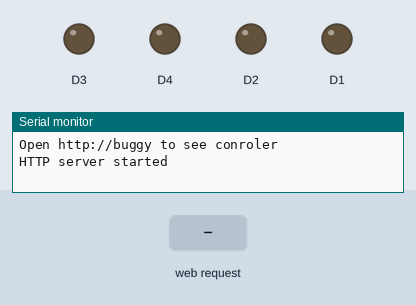
Recording of a sketch running on a simulated ESP8266 (NodeMCU). On the bench: output pins drawn as LEDs (lit = HIGH), the last lines printed to the serial monitor. Inputs (shaded band) come from the test bench. WiFi joins after 1.5 s; servers stay silent unless stated; storage starts empty.

Above: at 1.2 s.
1.3 s: HTTP request GET /drive?t=120 received
At 1.9 s:
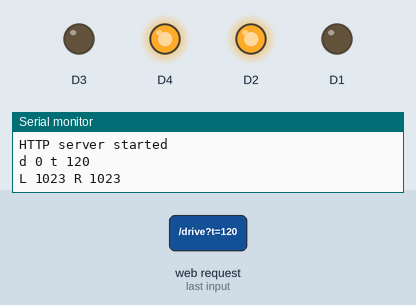
2.8 s: HTTP request GET /drive?d=120&t=120&download=120 received
At 3.1 s:
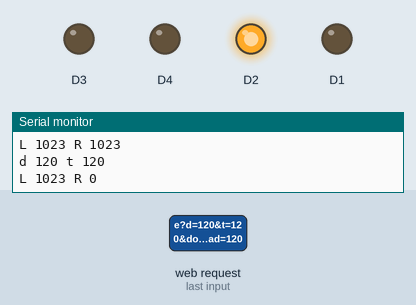
4.3 s: HTTP request GET /drive received
At 5.4 s:
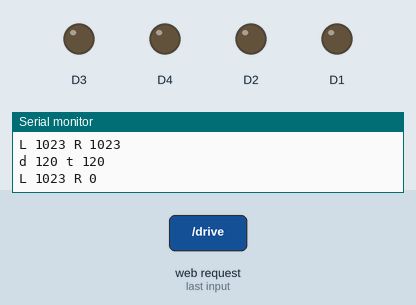
Timing chart, 0 to 7.3 s (numbered marks = the images above; inputs shaded):
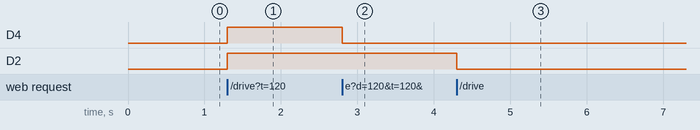

Measured:
- after the input at 1.3 s, D4, D2: LOW → HIGH at once
- after the input at 2.8 s, D4: HIGH → LOW at once
- after the input at 4.3 s, D2: HIGH → LOW at once

The sketch:

esp_mikroe_buggy.ino
```cpp
// (licence header left out)
#include <ESP8266WiFi.h>
#include <WiFiClient.h>
#include <ESP8266WebServer.h>
#include <ESP8266mDNS.h>
#include <FS.h>
#include <Hash.h>
#include "buggy.h"

#define AP_MODE 1
//AP mode 1, WiFi clident 0

//////////////////////
// WiFi Definitions //
//////////////////////
#if AP_MODE
const char WiFiSSID[] = "espbuggy1";
const char WiFiAPPSK[] = "espbuggy1";
#else
const char* ssid = "yourSSIDhere";
const char* password = "yourPASShere";
#endif
const char host[] = "buggy";

ESP8266WebServer server(80);

void drive(){
  int direction = 0, throttle = 0;
  if(server.hasArg("d")) {
    direction = server.arg("d").toInt();
  }
    if(server.hasArg("t")) {
    throttle = server.arg("t").toInt();
  }

  moveBuggy(direction, throttle);

  //Must play nice and return 200OK
  server.send(200, "text/plain", server.arg(0));
}

void setup(void)
{
  setupBuggy();

  Serial.begin(74880);
  Serial.setDebugOutput(true);

#if AP_MODE
  // Turn on AP MODE
  WiFi.mode(WIFI_AP);
  WiFi.softAP(WiFiSSID, WiFiAPPSK);
#else
    //WIFI INIT
  Serial.printf("Connecting to %s\n", ssid);
  if (String(WiFi.SSID()) != String(ssid)) {
    WiFi.begin(ssid, password);
  }

  while (WiFi.status() != WL_CONNECTED) {
    delay(500);
    Serial.print(".");
  }
  Serial.println("");
  Serial.print("Connected! IP address: ");
  Serial.println(WiFi.localIP());
#endif

  server.begin();

  SPIFFS.begin();
  MDNS.begin(host);
  Serial.print("Open http://");
  Serial.print(host);
  Serial.println(" to see conroler");

  //SERVER INIT
  //called when the url is not defined here
  //use it to load content from SPIFFS
  server.onNotFound([](){
    if(!handleFileRead(server.uri()))
      server.send(404, "text/plain", "FileNotFound");
  });

  // REST end point
  server.on("/drive", drive );

  server.begin();
  // Add service to MDNS
  MDNS.addService("http", "tcp", 80);
  Serial.println("HTTP server started");

}

void loop(void)
{
  server.handleClient();
}
```

FSWebServer.ino
```cpp
// (licence header left out)
String getContentType(String filename)
{
  if(server.hasArg("download")) return "application/octet-stream";
  else if(filename.endsWith(".htm")) return "text/html";
  else if(filename.endsWith(".html")) return "text/html";
  else if(filename.endsWith(".css")) return "text/css";
  else if(filename.endsWith(".js")) return "application/javascript";
  else if(filename.endsWith(".png")) return "image/png";
  else if(filename.endsWith(".gif")) return "image/gif";
  else if(filename.endsWith(".jpg")) return "image/jpeg";
  else if(filename.endsWith(".ico")) return "image/x-icon";
  else if(filename.endsWith(".xml")) return "text/xml";
  else if(filename.endsWith(".pdf")) return "application/x-pdf";
  else if(filename.endsWith(".zip")) return "application/x-zip";
  else if(filename.endsWith(".gz")) return "application/x-gzip";
  return "text/plain";
}

bool handleFileRead(String path)
{
  Serial.println("handleFileRead: " + path);
  if(path.endsWith("/")) path += "index.html";
  String contentType = getContentType(path);
  String pathWithGz = path + ".gz";
  if(SPIFFS.exists(pathWithGz) || SPIFFS.exists(path)){
    if(SPIFFS.exists(pathWithGz))
      path += ".gz";
    File file = SPIFFS.open(path, "r");
    size_t sent = server.streamFile(file, contentType);
    file.close();
    return true;
  }
  return false;
}
```

buggy.h
```cpp
// (licence header left out)
#define THROTTLE_THRESHOLD 30
#define THROTTLE_MAX 90
#define PWM_MIN 190
#define PWM_MAX 1023
#define DIRECTION_THRESHOLD 30
#define FULL_PWM_FACTOR 2.55

void setupBuggy();
void stopBuggy();
void moveBuggy(int direction, int throttle);
```

buggy.ino
```cpp
// (licence header left out)
#include "buggy.h"

void setupBuggy()
{
  // We will use these 4 output PWMs
  pinMode(D1, OUTPUT);
  pinMode(D2, OUTPUT);
  pinMode(D3, OUTPUT);
  pinMode(D4, OUTPUT);

  stopBuggy();
}

void stopBuggy()
{
  analogWrite(D1, 0);
  analogWrite(D2, 0);
  analogWrite(D3, 0);
  analogWrite(D4, 0);
}

/* Routine that updates 4 PWM motor drivers based on
 * position of a virtual joystick.
 *
 * direction: -100 - 100
 * throttle: -100 - 100
 */
void moveBuggy(int direction, int throttle)
{
  int movingForward = (throttle > 0);

  if(!movingForward)
    throttle = - throttle; // we should go in reverse -> flip the sign
  if(throttle < THROTTLE_THRESHOLD)
  {
    stopBuggy();
    return;
  }

  int leftPWM = map(throttle, THROTTLE_THRESHOLD, THROTTLE_MAX, PWM_MIN, PWM_MAX);
  int rightPWM = leftPWM;

  if(direction > DIRECTION_THRESHOLD)
    rightPWM = 0;
  if(direction < - DIRECTION_THRESHOLD)
    leftPWM = 0;

  leftPWM = constrain(leftPWM, 0, PWM_MAX);
  rightPWM = constrain(rightPWM, 0, PWM_MAX);

  String m = "d ";
  Serial.println(m + direction + " t " + throttle + "\nL " + leftPWM + " R " + rightPWM);

  // Move
  if(movingForward)
  {
    analogWrite(D1, 0);
    analogWrite(D2, leftPWM);
    analogWrite(D3, 0);
    analogWrite(D4, rightPWM);
  }
  else{
    analogWrite(D1, leftPWM);
    analogWrite(D2, 0);
    analogWrite(D3, rightPWM);
    analogWrite(D4, 0);
  }
}
```
